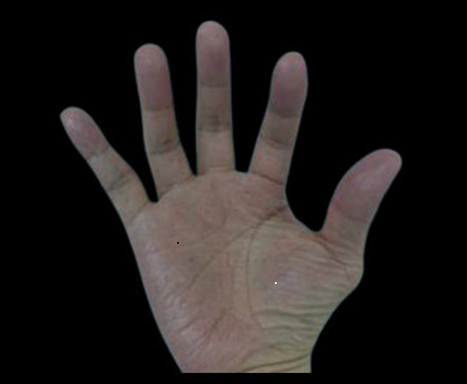
#> input picture HW_2/img/hand.jpg, 467 x 384 px
$ python Ch17_Q8.py
#> lines starting #> are read from the running program, lines starting #| are printed output that depends on the picture; after the words box and inside, x2 and y2 are one past the last pixel; in counts of white or black regions, pixels touching at a corner belong together
# ch17_24_with_video_output.py
import cv2
import numpy as np

# 讀取影像並轉換為灰階
src = cv2.imread('img/hand.jpg')
#> src is the input picture: shape (384, 467, 3); mean B, G, R 30.4, 32, 36.2

cv2.imshow("Source Image", src)
src_gray = cv2.cvtColor(src, cv2.COLOR_BGR2GRAY)

# 二值化處理
_, binary = cv2.threshold(src_gray, 50, 255, cv2.THRESH_BINARY)
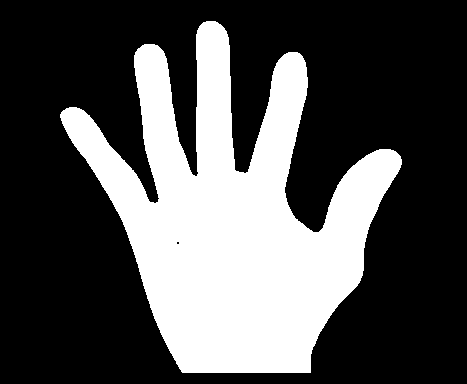
#> binary: shape (384, 467); 31.8% white; 1 white region
contours, _ = cv2.findContours(binary, cv2.RETR_EXTERNAL,
                               cv2.CHAIN_APPROX_SIMPLE)
#> contours = 1 contour; box (x1, y1, x2, y2) and area: (60, 21, 402, 373) 56174

# 檢查是否找到輪廓
if not contours:
    print("No contours found.")
    cv2.destroyAllWindows() # 如果沒找到輪廓，關閉來源視窗並退出
    exit()

# 提取最大輪廓
cnt = max(contours, key=cv2.contourArea)
#> cnt = contour of 782 points, box (x1, y1, x2, y2) (60, 21, 402, 373), area 56174
mask = np.zeros(src_gray.shape, np.uint8)
mask = cv2.drawContours(mask, [cnt], -1, (255, 255, 255), -1)
#> mask: shape (384, 467); 31.8% white; 1 white region, box (x1, y1, x2, y2) and area: (60, 21, 402, 373) 57074

# 在遮罩區域內找最小與最大像素值
minVal, maxVal, minLoc, maxLoc = cv2.minMaxLoc(src_gray, mask=mask)
#> minVal = 15; maxVal = 250; minLoc = (178, 242); maxLoc = (275, 283)
print(f"最小像素值 = {minVal}, 座標 = {minLoc}")
#| 最小像素值 = 15.0, 座標 = (178, 242)
print(f"最大像素值 = {maxVal}, 座標 = {maxLoc}")
#| 最大像素值 = 250.0, 座標 = (275, 283)

# 儲存最大和最小像素點的原始顏色
min_pixel_color = src[minLoc[1], minLoc[0]].tolist()      # (B, G, R)
#> min_pixel_color = [4, 12, 25]
max_pixel_color = src[maxLoc[1], maxLoc[0]].tolist()      # (B, G, R)
#> max_pixel_color = [246, 248, 255]

# --- 設定影片儲存參數 ---
output_filename = 'Result image/output_ex17_8.mp4'
frame_height, frame_width = src.shape[:2]
#> frame_height = 384; frame_width = 467
frame_size = (frame_width, frame_height) # 影片幀的大小
#> frame_size = (467, 384)
fps = 30.0 # 設定影片的幀率 (Frames Per Second)
# 使用 'mp4v' 編碼器來儲存 MP4 檔案
fourcc = cv2.VideoWriter_fourcc(*'mp4v')

# 建立 VideoWriter 物件
out = cv2.VideoWriter(output_filename, fourcc, fps, frame_size)

# 動畫參數
num_frames_cycle = 100      # 動畫變化的週期長度 (原來的 num_frames)
frame_index = 0
min_radius = 5              # 初始圓半徑
max_radius = 50             # 最大圓半徑
pixel_radius = 2            # 原始像素點的顯示大小


# --- 動畫迴圈 ---
while True:
    # 計算當前半徑
    radius = int(min_radius + (max_radius - min_radius) * \
                 (0.5 + 0.5 * np.sin(2 * np.pi * frame_index / num_frames_cycle)))
    frame_index = (frame_index + 1) % num_frames_cycle # 使用週期長度

    # 創建畫布以顯示動畫 (使用原始影像副本)
    canvas = src.copy()

    # 繪製以最小像素點為中心的放大與縮小圓形 (綠色填充)
    cv2.circle(canvas, minLoc, radius, [0, 255, 0], -1)

    # 繪製以最大像素點為中心的放大與縮小圓形 (紅色填充)
    cv2.circle(canvas, maxLoc, radius, [0, 0, 255], -1)
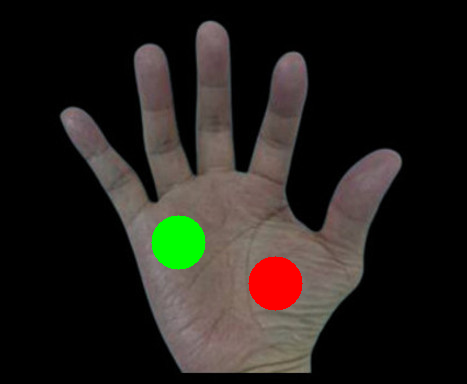
#> canvas: shape (384, 467, 3); mean B, G, R 27.8, 32.5, 36.4

    # 恢復最小像素點原始顏色和大小 (繪製在脈衝圓之上)
    cv2.circle(canvas, minLoc, pixel_radius, min_pixel_color, -1)
#> canvas: shape (384, 467, 3); 0.01% of pixels changed, all inside (x1, y1, x2, y2) = (176, 240, 181, 245)
    # 恢復最大像素點原始顏色和大小 (繪製在脈衝圓之上)
    cv2.circle(canvas, maxLoc, pixel_radius, max_pixel_color, -1)
#> canvas: shape (384, 467, 3); mean B, G, R 27.8, 32.5, 36.4

    if out.isOpened():
        out.write(canvas)

    # 顯示動畫
    cv2.imshow('Animation', canvas)

    # 等待按鍵輸入
    key = cv2.waitKey(int(1000/fps)) # 等待時間基於 FPS
#> (key Esc is pressed here)
    if key == 27:                   # 按下 ESC 鍵退出
        break

out.release() # 釋放 VideoWriter 物件
cv2.destroyAllWindows()

$ run again, with HW_2/img/cloud.jpg copied over HW_2/img/hand.jpg
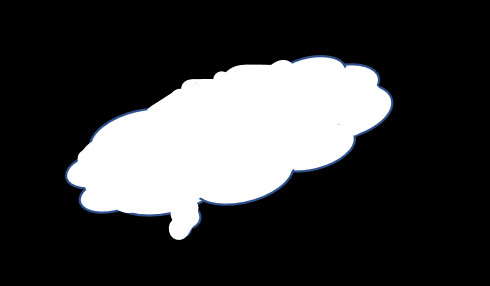
#> input picture HW_2/img/cloud.jpg, 490 x 286 px
#> src is the input picture: shape (286, 490, 3); mean B, G, R 61.5, 60.9, 60.6
#> `_, binary = cv2.threshold(src_gray, 50, 255, cv2.THRESH_BINARY)`:
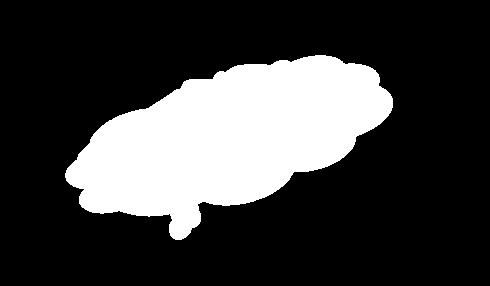
#> binary: shape (286, 490); 24.5% white; 1 white region
#> contours = 1 contour; box (x1, y1, x2, y2) and area: (65, 55, 393, 240) 33972
#> cnt = contour of 378 points, box (x1, y1, x2, y2) (65, 55, 393, 240), area 33972
#> minVal = 51; maxVal = 255; minLoc = (303, 57); maxLoc = (325, 58)
#| 最小像素值 = 51.0, 座標 = (303, 57)
#| 最大像素值 = 255.0, 座標 = (325, 58)
#> min_pixel_color = [92, 53, 31]
#> max_pixel_color = [255, 255, 255]
#> `cv2.circle(canvas, maxLoc, radius, [0, 0, 255], -1)`:
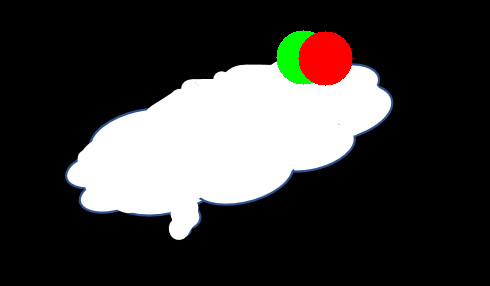
#> canvas: shape (286, 490, 3); mean B, G, R 58.5, 60.1, 61.9
